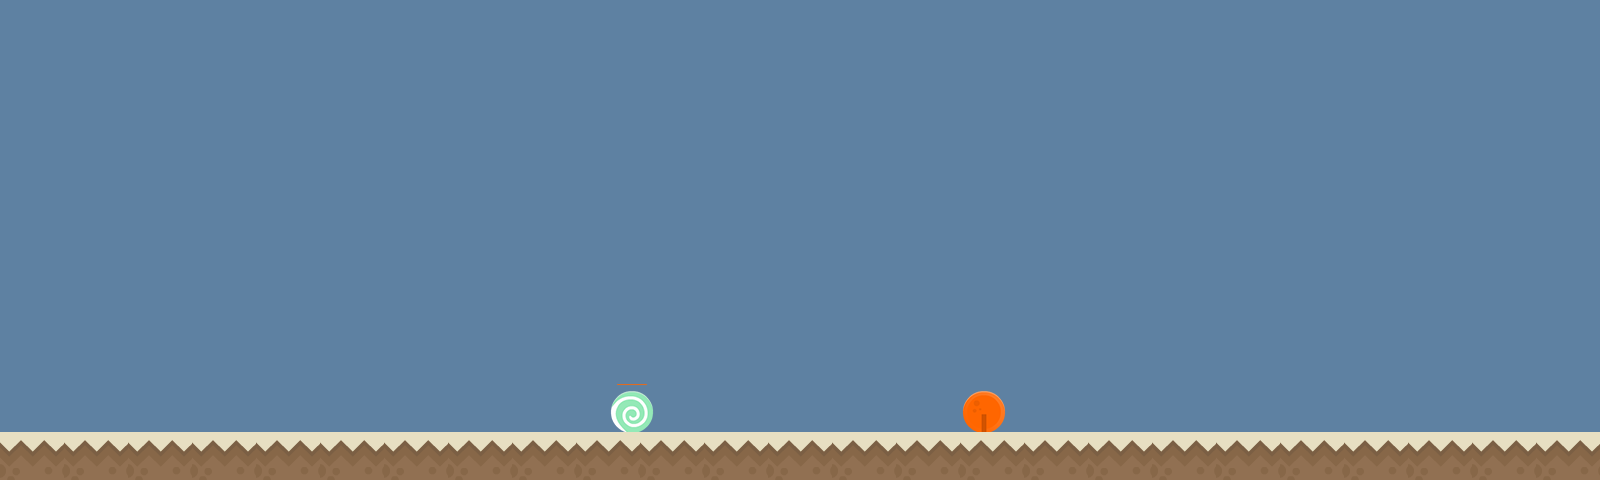

Below is a game level as drawn by its tile map, then a one-line description and the .tmx that defines it (tile-layer data replaced by summaries):
An orthogonal 100x30 tile map with 16x16 px tiles, 3 tile layers (Capa de patrones 1, muros, suelo), 2 tilesets and 1 object.

<map version="1.4" tiledversion="1.4.3" orientation="orthogonal" renderorder="right-down" width="100" height="30" tilewidth="16" tileheight="16" infinite="0" nextlayerid="5" nextobjectid="8">
 <tileset firstgid="1" source="ey.tsx" />
 <tileset firstgid="1501" source="borrar2.tsx" />
 <layer id="1" name="Capa de patrones 1" width="100" height="30">
  <data>[3000 cells, 3000 non-empty, 2 distinct tile ids]</data>
 </layer>
 <layer id="2" name="muros" width="100" height="30">
  <data>[3000 cells, 18 non-empty, 18 distinct tile ids]</data>
 </layer>
 <layer id="4" name="suelo" width="100" height="30">
  <data>[3000 cells, 300 non-empty, 12 distinct tile ids]</data>
 </layer>
 <objectgroup id="3" name="Suelo">
  <object id="4" x="1.33333" y="433.333" width="1596" height="41.3333" />
 </objectgroup>
</map>
